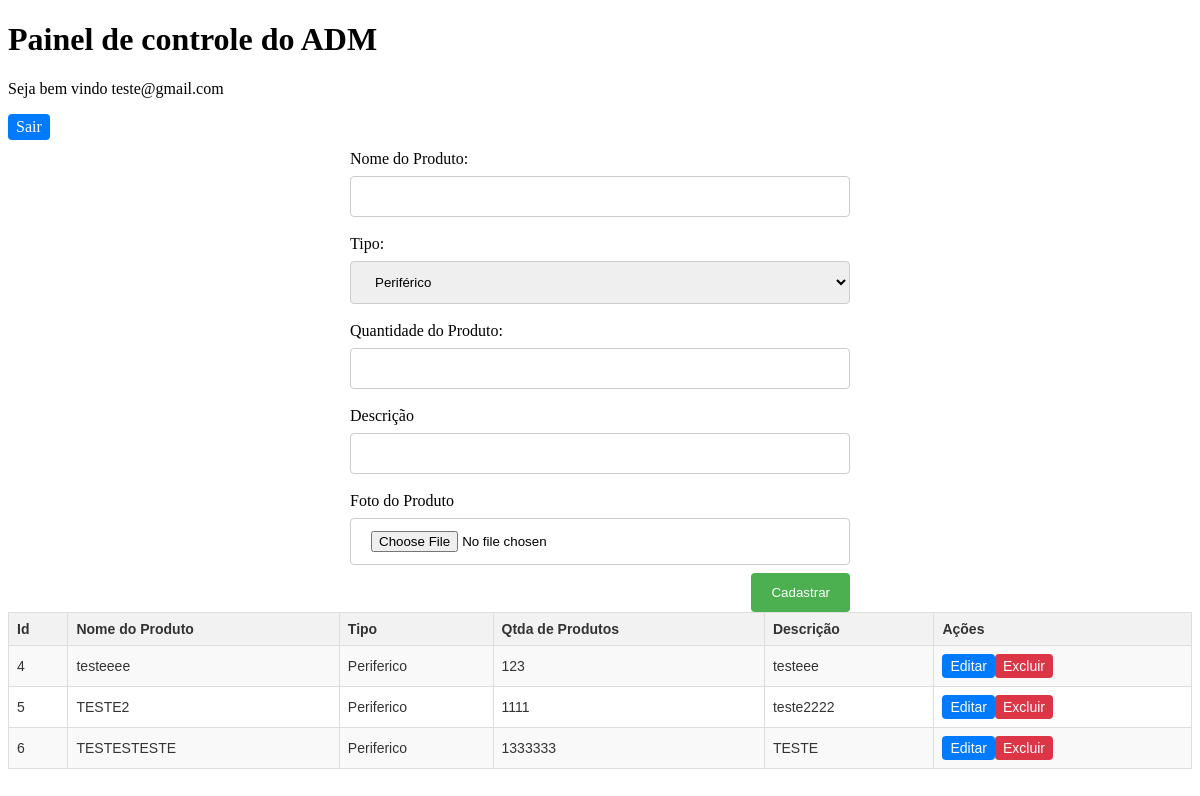
/dashboard_adm.php (signed in), run on the app's committed database.
### tables this page shows
CREATE TABLE `produtos` (
  `id_produto` int(11) NOT NULL,
  `nome_produto` varchar(255) NOT NULL,
  `tipo` varchar(255) NOT NULL,
  `qtda_produto` int(11) NOT NULL,
  `descricao` varchar(255) NOT NULL,
  `foto_produto` varchar(255) NOT NULL
);

### class/Crud.php (called while the page is built, shortened)
<?php
class CrudProduto{
    private $conn;
    public function __construct($db){
        $this->conn = $db;
    }
    public function read(){
        $query = "SELECT * FROM produtos";
        $stmt = $this->conn->prepare($query);
        $stmt->execute();
        return $stmt;
    }
}
?>

### dashboard_adm.php (the view, shortened to what this page needs)
<?php
$login = $_SESSION['nome'];
require_once ('class/Crud.php');
$database = new Conexao();
$db = $database->getConnection();
$crud = new CrudProduto($db);
if(isset($_GET['action'])){
	switch($_GET['action']){
		case 'create':
			$crud->create($_POST);
			$rows = $crud->read();
			break;
		case 'read':
			$rows = $crud->read();
			break;
		case 'update':
			if(isset($_POST['id_produto'])){
				$crud->update($_POST);
			}
			$rows = $crud->read();
			break;
		case 'delete':
			$crud->delete($_GET['id_produto']);
			$rows = $crud->read();
			break;
		default:
			$rows = $crud->read();
			break;
	}
}else{
	$rows = $crud->read();
}
?>
<!DOCTYPE html>
<html lang="en">
<head>
</head>
<body>
    <h1>Painel de controle do ADM</h1>
    <p>Seja bem vindo <?php echo $login; ?> </p>
    <a href="view/components/logout.php">Sair</a>
	<?php
			 if(isset($_GET['action']) && $_GET['action'] == 'update' && isset($_GET['id_produto'])){
				$id_produto  = $_GET['id_produto'];
				$result = $crud->readOne($id_produto);
				if(!$result){
					echo"Registro não encontrado.";
					exit();
				}
				 $nome_produto = $result['nome_produto'];
				 $tipo = $result['tipo'];
				 $qtda_produto = $result['qtda_produto'];
				 $descricao = $result['descricao'];
		?>
	<form method="POST" action="?action=update" enctype="multipart/form-data">
	<input type="hidden"  value="<?php echo $id_produto ?>">
		<label for="Nome do Produto">Nome do Produto:</label>
		<input type="text" name="nome_produto" required  value="<?php echo $nome_produto ?>">
		<label for="Tipo">Tipo:</label>
		<select name="tipo">
            <option value="Periferico">Periférico</option>
            <option value="Hardware">Hardware</option>
            <option value="Software">Software</option>
        </select>
		<label for="Quantidade do Produto">Quantidade do Produto:</label>
		<input type="number" name="qtda_produto" required value="<?php echo $qtda_produto ?>">
		<label for="Descricao do Produto">Descrição</label>
		<input type="text"  name="descricao" required value="<?php echo $descricao ?>">
        <label for="Foto do Produto">Foto do Produto</label>
        <input type="file" name="file">
		<input type="submit" value="Atualizar" name="enviar">
	</form>
		<?php
			 }else{
		?>
	<form method="POST" action="?action=create" enctype="multipart/form-data">
		<label for="Nome do Produto">Nome do Produto:</label>
		<input type="text" name="nome_produto" required>
		<label for="Tipo">Tipo:</label>
		<select name="tipo">
            <option value="Periferico" >Periférico</option>
        </select>
		<label for="Quantidade do Produto">Quantidade do Produto:</label>
		<input type="number" name="qtda_produto" required>
		<label for="Descricao do Produto">Descrição</label>
		<input type="text"  name="descricao" required>
        <label for="Foto do Produto">Foto do Produto</label>
        <input type="file" name="file">
		<input type="submit" value="Cadastrar" name="enviar">
	</form>
	<?php
			 }
	?>
	<table>
		<tr>
			<th>Id</th>
			<th>Nome do Produto</th>
			<th>Tipo</th>
			<th>Qtda de Produtos</th>
			<th>Descrição</th>
			<th>Ações</th>
		</tr>
		<?php
	if (isset($rows)) {
		foreach($rows as $row){
			echo "<tr>";
			echo "<td>".$row['id_produto']."</td>";
			echo "<td>".$row['nome_produto']."</td>";
			echo "<td>".$row['tipo']."</td>";
			echo "<td>".$row['qtda_produto']."</td>";
			echo "<td>".$row['descricao']."</td>";
			echo "<td>";
			echo "<a href='?action=update&id_produto=".$row['id_produto']."'>Editar</a>";
			echo "<a href='?action=delete&id_produto=".$row['id_produto']."' onclick='return confirm(\"Tem certeza que deseja deletar esse registro?\")' class='delete'>Excluir</a>";
			echo "</td>";
			echo "</tr>";
		}
	}else{
		echo "Não há registros a serem exibidos.";
	}
		?>
	</table>
</body>
</html>

### dashboard_adm.php (style rules this page uses)
form { max-width: 500px; margin: 0 auto; }
label { display: block; margin-top: 10px; }
input[type=text], select { width: 100%; padding: 12px 20px; margin: 8px 0; display: inline-block; border: 1px solid #ccc; border-radius: 4px; box-sizing: border-box; }
input[type=number], select { width: 100%; padding: 12px 20px; margin: 8px 0; display: inline-block; border: 1px solid #ccc; border-radius: 4px; box-sizing: border-box; }
input[type=file], select { width: 100%; padding: 12px 20px; margin: 8px 0; display: inline-block; border: 1px solid #ccc; border-radius: 4px; box-sizing: border-box; }
input[type=submit] { background-color: #4CAF50; color: white; padding: 12px 20px; border: none; border-radius: 4px; cursor: pointer; float: right; }
table { border-collapse: collapse; width: 100%; font-family: Arial, sans-serif; font-size: 14px; color: #333; }
th, td { text-align: left; padding: 8px; border: 1px solid #ddd; }
th { background-color: #f2f2f2; font-weight: bold; }
tr:nth-child(even) { background-color: #f9f9f9; }
a { display: inline-block; padding: 4px 8px; background-color: #007bff; color: #fff; text-decoration: none; border-radius: 4px; }
a.delete { background-color: #dc3545; }

### data on the page
produtos: id_produto "4", nome_produto "testeeee", tipo "Periferico", qtda_produto "123", descricao "testeee"
produtos: id_produto "5", nome_produto "TESTE2", tipo "Periferico", qtda_produto "1111", descricao "teste2222"
produtos: id_produto "6", nome_produto "TESTESTESTE", tipo "Periferico", qtda_produto "1333333", descricao "TESTE"

### other printed values
$login "teste@gmail.com"
